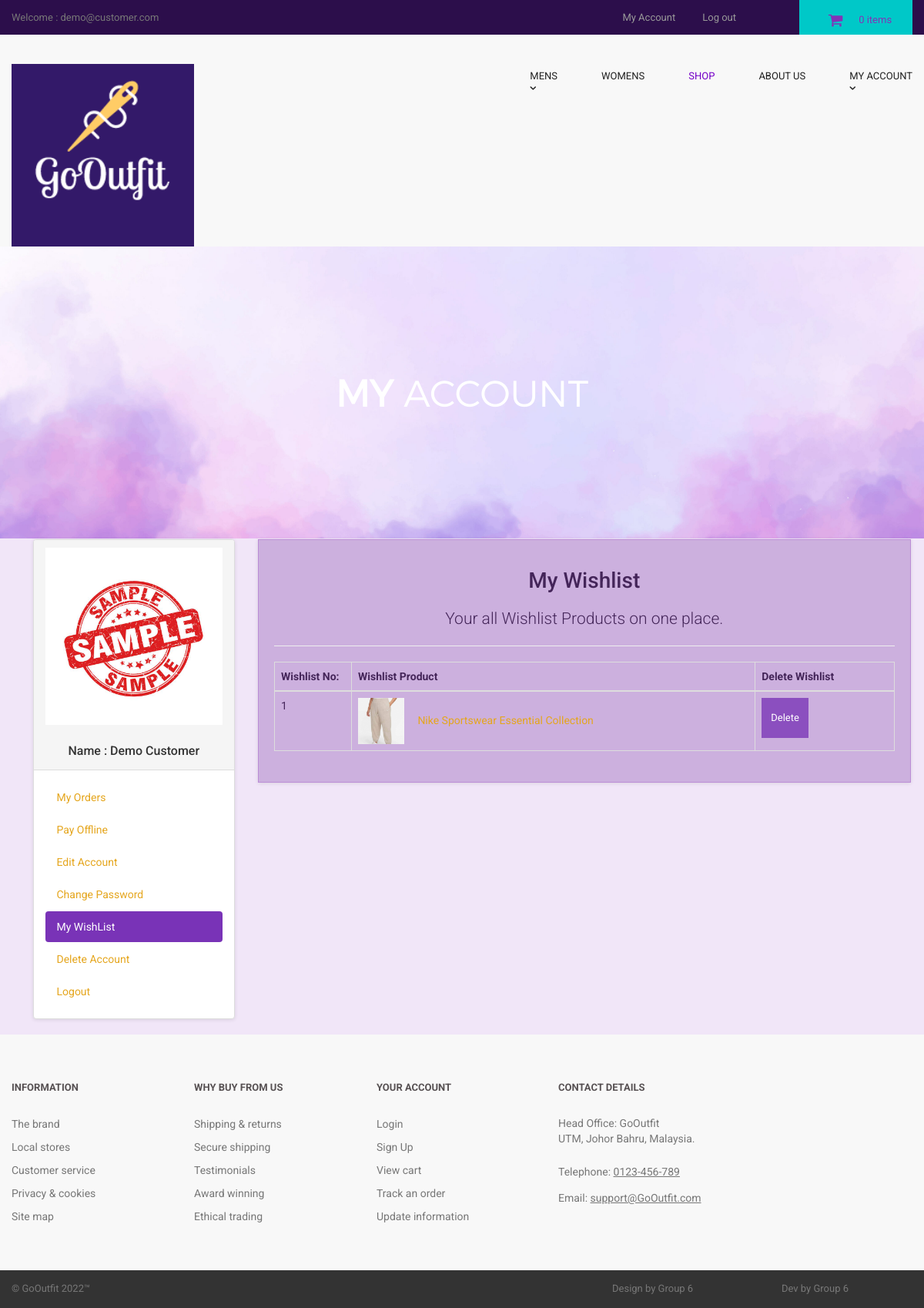
Screenshot of /customer/my_account.php?my_wishlist (signed in) with the database file from the repository.
### tables this page shows
CREATE TABLE `customers` (
  `customer_id` int(10) NOT NULL,
  `customer_name` varchar(255) NOT NULL,
  `customer_email` varchar(255) NOT NULL,
  `customer_pass` varchar(255) NOT NULL,
  `customer_country` text NOT NULL,
  `customer_city` text NOT NULL,
  `customer_contact` varchar(255) NOT NULL,
  `customer_address` text NOT NULL,
  `customer_image` text NOT NULL,
  `customer_ip` varchar(255) NOT NULL,
  `customer_confirm_code` text NOT NULL,
  `verification_code` text NOT NULL,
  `email_verified_at` datetime DEFAULT NULL
);

CREATE TABLE `wishlist` (
  `wishlist_id` int(10) NOT NULL,
  `customer_id` int(10) NOT NULL,
  `product_id` int(10) NOT NULL
);

CREATE TABLE `products` (
  `product_id` int(10) NOT NULL,
  `p_cat_id` int(10) NOT NULL,
  `cat_id` int(10) NOT NULL,
  `manufacturer_id` int(10) NOT NULL,
  `date` timestamp NOT NULL DEFAULT current_timestamp() ON UPDATE current_timestamp(),
  `product_title` text NOT NULL,
  `product_url` text NOT NULL,
  `product_img1` text NOT NULL,
  `product_img2` text NOT NULL,
  `product_img3` text NOT NULL,
  `product_price` int(10) NOT NULL,
  `product_psp_price` int(100) NOT NULL,
  `product_desc` text NOT NULL,
  `product_features` text NOT NULL,
  `product_video` text NOT NULL,
  `product_keywords` text NOT NULL,
  `product_label` text NOT NULL,
  `status` varchar(255) NOT NULL
);

### customer/my_wishlist.php (the view, shortened to what this page needs)
<center>
<h1> My Wishlist </h1>
<p class="lead"> Your all Wishlist Products on one place. </p>
</center>
<hr>
<div class="table-responsive">
<table class="table table-bordered table-hover">
<thead>
<tr>
<th> Wishlist No: </th>
<th> Wishlist Product </th>
<th> Delete Wishlist </th>
</tr>
</thead>
<tbody>
<?php
$customer_session = $_SESSION['customer_email'];
$get_customer = "select * from customers where customer_email='$customer_session'";
$run_customer = mysqli_query($con,$get_customer);
$row_customer = mysqli_fetch_array($run_customer);
$customer_id = $row_customer['customer_id'];
$i = 0;
$get_wishlist = "select * from wishlist where customer_id='$customer_id'";
$run_wishlist = mysqli_query($con,$get_wishlist);
while($row_wishlist = mysqli_fetch_array($run_wishlist)){
$wishlist_id = $row_wishlist['wishlist_id'];
$product_id = $row_wishlist['product_id'];
$get_products = "select * from products where product_id='$product_id'";
$run_products = mysqli_query($con,$get_products);
$row_products = mysqli_fetch_array($run_products);
$product_title = $row_products['product_title'];
$product_url = $row_products['product_url'];
$product_img1 = $row_products['product_img1'];
$i++;
?>
<tr>
<td width="100"> <?php echo $i; ?> </td>
<td>
<img src="../admin_area/product_images/<?php echo $product_img1; ?>" width="60" height="60">
<a href="../<?php echo $product_url; ?>">
<?php echo $product_title; ?>
</a>
</td>
<td>
<a href="my_account.php?delete_wishlist=<?php echo $wishlist_id; ?>" class="btn btn-primary">
<i class="fa fa-trash-o"> </i> Delete
</a>
</td>
</tr>
<?php } ?>
</tbody>
</table>
</div>

### customer/includes/sidebar.php
<div class="panel panel-default sidebar-menu">
<div class="panel-heading">
<?php
$customer_session = $_SESSION['customer_email'];
$get_customer = "select * from customers where customer_email='$customer_session'";
$run_customer = mysqli_query($con,$get_customer);
$row_customer = mysqli_fetch_array($run_customer);
$customer_image = $row_customer['customer_image'];
$customer_name = $row_customer['customer_name'];
if(!isset($_SESSION['customer_email'])){
}
else {
echo "
<center>
<img src='customer_images/$customer_image' class='img-responsive'>
</center>
<br>
<h3 align='center' class='panel-title'> Name : $customer_name </h3>
";
}
?>
</div>
<div class="panel-body">
<ul class="nav nav-pills nav-stacked">
<li class="<?php if(isset($_GET['my_orders'])){ echo "active"; } ?>">
<a href="my_account.php?my_orders"> <i class="fa fa-list"> </i> My Orders </a>
</li>
<li class="<?php if(isset($_GET['pay_offline'])){ echo "active"; } ?>">
<a href="my_account.php?pay_offline"> <i class="fa fa-bolt"></i> Pay Offline </a>
</li>
<li class="<?php if(isset($_GET['edit_account'])){ echo "active"; } ?>">
<a href="my_account.php?edit_account"> <i class="fa fa-pencil"></i> Edit Account </a>
</li>
<li class="<?php if(isset($_GET['change_pass'])){ echo "active"; } ?>">
<a href="my_account.php?change_pass"> <i class="fa fa-user"></i> Change Password </a>
</li>
<li class="<?php if(isset($_GET['my_wishlist'])){ echo "active"; } ?>">
<a href="my_account.php?my_wishlist"> <i class="fa fa-heart"></i> My WishList </a>
</li>
<li class="<?php if(isset($_GET['delete_account'])){ echo "active"; } ?>">
<a href="my_account.php?delete_account"> <i class="fa fa-trash-o"></i> Delete Account </a>
</li>
<li>
<a href="logout.php"> <i class="fa fa-sign-out"></i> Logout </a>
</li>
</ul>
</div>
</div>

### customer/styles/backend.css (style rules this page uses)
html { font-family: "Roboto", Helvetica, Arial, sans-serif; line-height: 1.15; -ms-text-size-adjust: 100%; -webkit-text-size-adjust: 100% }
body { margin: 0 }
h1 { font-size: 2em; margin: .67em 0 }
hr { box-sizing: content-box; height: 0; overflow: visible }
a { background-color: transparent; -webkit-text-decoration-skip: objects }
img { border-style: none }
html { box-sizing: border-box }
body { min-width: 1190px; font-family: Montserrat, sans-serif; font-weight: 400; background-color: #e3d5ec;; }
img { max-width: 100%; height: auto }
.btn { display: inline-block; vertical-align: top; font-size: 13px; line-height: 40px; text-decoration: none; -webkit-transition: .3s; transition: .3s }

### styles/style.css (style rules this page uses)
body { font-family: "Roboto", Helvetica, Arial, sans-serif; font-size: 14px; line-height: 1.42857143; color: #442559; background-color: #af6bd92a; overflow-x: hidden; }
.btn-primary { color:rgb(255, 255, 255); background-color:rgb(139, 79, 191); border-color:rgb(133, 65, 179); }
#content .panel.sidebar-menu { box-sizing: border-box; box-shadow: 0 1px 5px rgba(0, 0, 0, 0.1); }
#content .panel.sidebar-menu h3 { padding: 5px 0; margin: 0; }

### rows the page displays
customers: customer_image (picture), customer_name "Demo Customer"
wishlist: product.product_img1 (picture), product.product_title "Nike Sportswear Essential Collection"

### other values shown
$_SESSION['customer_email'] "demo@customer.com"
$count_items "0"
